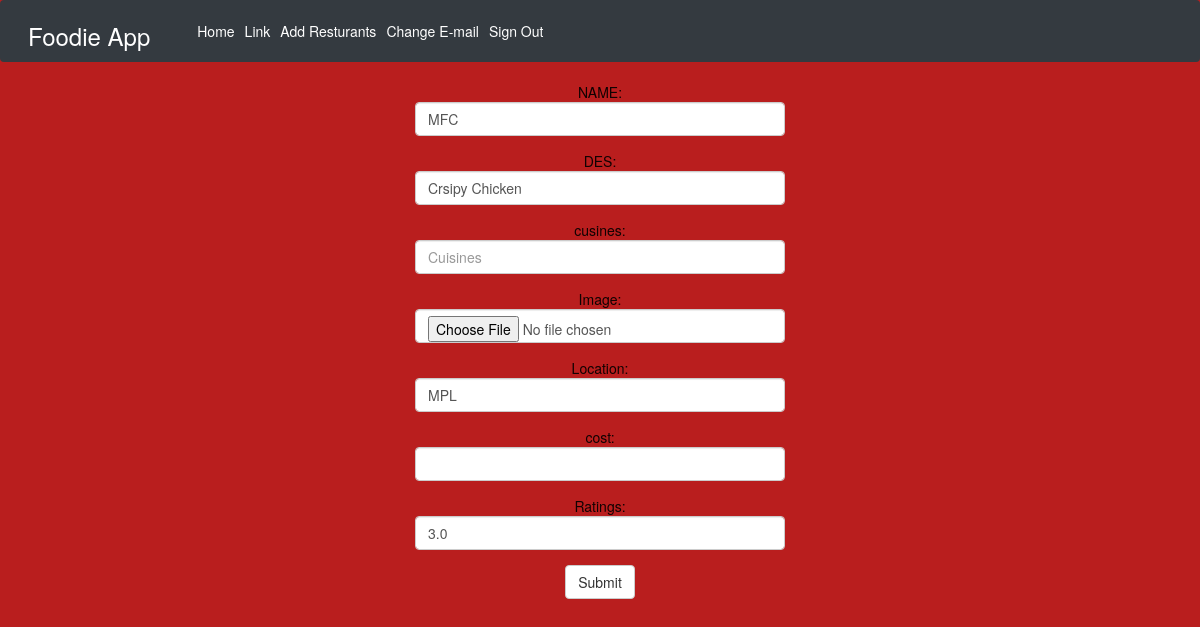
The page /update/36/ (signed in) on the database as committed earlier.
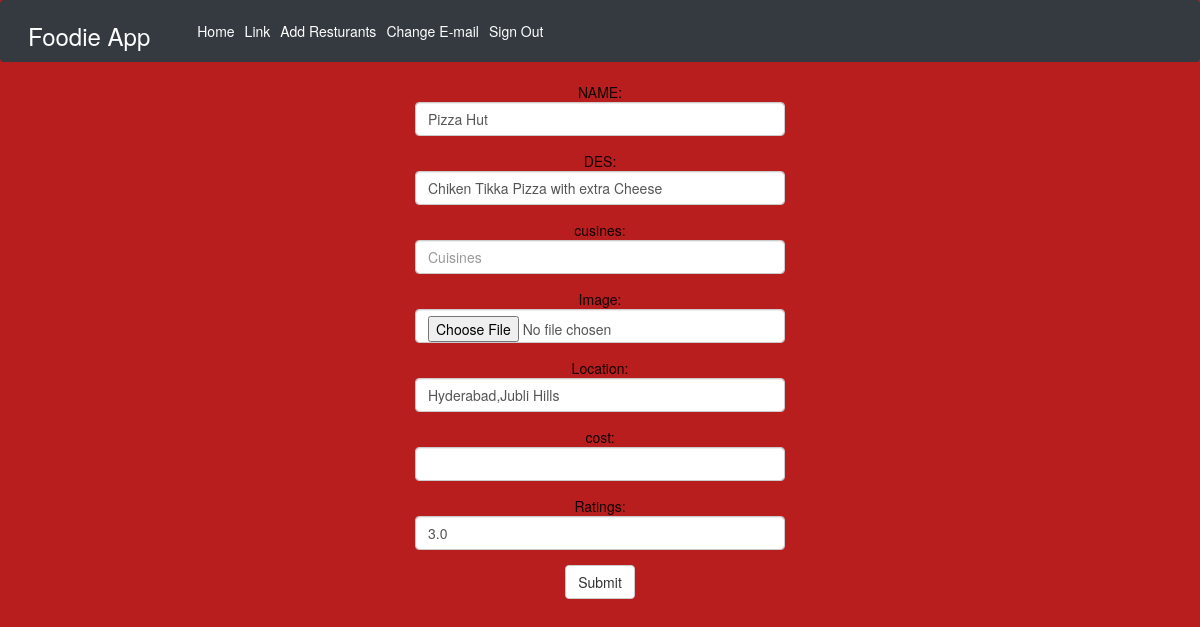
The same page on the database as committed later.
### basic_app/models.py (models this page shows, shortened)
class Product(models.Model):
    name=models.CharField(max_length=264)
    description=models.CharField(max_length=264)
    location=models.CharField(max_length=264)
    document = models.FileField(upload_to='documents/')
    cost=models.BigIntegerField()
    cuisines=models.CharField(max_length=264)
    quantity= models.DecimalField(decimal_places=1,max_digits=5)
    class Meta:
        permissions=(
                  ('is_admin',_('Is Admin  ')),
                   ('is_user',('Is User')),
        )

### basic_app/views.py (the view)
# urls.py: url(r'^update/(?P<pk>\d+)/$',views.update,name="update"),
def update(request,pk):
    product=Product.objects.get(pk=pk)
    return render(request,'product_view.html',{'product':product})

### basic_app/templates/product_view.html (shortened to what this page needs)
{% extends 'app_base.html' %}
{% load static from staticfiles %}
{% load crispy_forms_tags %}
{% block body-block %}
<div class="container">
<form class="form-signin" method="POST" enctype="multipart/form-data" action="/hii/{{product.id}}/">
  <div class="form-group">
   NAME: <input type="text" class="form-control" placeholder="Paradise" value="{{product.name}}" id="id_username"   name="name">
  </div>
  <div class="form-group">
  DES:  <input type="text" class="form-control" id="pwd" value="{{product.description}}"  placeholder="Enter password" name="description">
  </div>
  <div class="form-group">
      <div class="form-group">
        cusines: <input type="text" class="form-control" id="location" value="{{product.cusines}}" placeholder="Cuisines" name="cuisines">
        </div>
  Image:  <input type="file" class="form-control" placeholder="5" id="qty"  name="document">
</div>
  <div class="form-group">
    Location: <input type="text" class="form-control" id="location" value="{{product.location}}" placeholder="Banglore,..." name="location">
    </div>
    <div class="form-group">
    cost: <input type="text" class="form-control" id="location" value="" placeholder="" name="cost">
    </div>
  <div class="form-group">
    Ratings:  <input type="text" class="form-control" placeholder="5" id="qty" value="{{product.quantity}}" name="quantity">
    </div>
    <button type="submit" id="btn" class="btn btn-default">Submit</button>
  </form>
  </div>
{% endblock %}

Rows that differ between the two databases and show on the page:
changed Product: name "MFC" → "Pizza Hut"; description "Crsipy Chicken" → "Chiken Tikka Pizza with extra Cheese"; location "MPL" → "Hyderabad,Jubli Hills"
